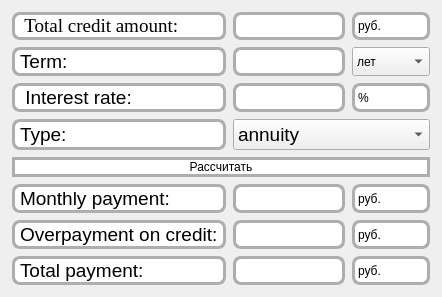
          <widget class="QWidget" name="widget">
           <attribute name="title">
            <string>Credit</string>
           </attribute>
           <layout class="QGridLayout" name="gridLayout_2">
            <item row="0" column="0">
             <layout class="QGridLayout" name="gridLayout_15" rowstretch="0,0,0,0,0,0,0,0,0" columnstretch="0,0,0">
              <property name="leftMargin">
               <number>1</number>
              </property>
              <property name="topMargin">
               <number>1</number>
              </property>
              <property name="rightMargin">
               <number>1</number>
              </property>
              <property name="bottomMargin">
               <number>1</number>
              </property>
              <property name="spacing">
               <number>7</number>
              </property>
              <item row="8" column="0">
               <widget class="QLabel" name="label_18">
                <property name="sizePolicy">
                 <sizepolicy hsizetype="Minimum" vsizetype="Minimum">
                  <horstretch>0</horstretch>
                  <verstretch>0</verstretch>
                 </sizepolicy>
                </property>
                <property name="font">
                 <font>
                  <family>.AppleSystemUIFont</family>
                  <pointsize>14</pointsize>
                  <italic>false</italic>
                  <bold>false</bold>
                 </font>
                </property>
                <property name="styleSheet">
                 <string notr="true">background-color:rgb(255, 255, 255);
border-radius:8px;
border: 3px solid rgb(175, 174, 174);
color: black;
font: 14pt &quot;.AppleSystemUIFont&quot;;
</string>
                </property>
                <property name="text">
                 <string>Total payment:</string>
                </property>
               </widget>
              </item>
              <item row="0" column="0">
               <widget class="QLabel" name="label_4">
                <property name="sizePolicy">
                 <sizepolicy hsizetype="Minimum" vsizetype="Minimum">
                  <horstretch>0</horstretch>
                  <verstretch>0</verstretch>
                 </sizepolicy>
                </property>
                <property name="font">
                 <font>
                  <family>Times New Roman</family>
                  <pointsize>14</pointsize>
                  <italic>false</italic>
                  <bold>false</bold>
                 </font>
                </property>
                <property name="styleSheet">
                 <string notr="true">background-color:rgb(255, 255, 255);
border-radius:8px;
border: 3px solid rgb(175, 174, 174);
color: black;
font: 14pt ;
</string>
                </property>
                <property name="text">
                 <string> Total credit amount:</string>
                </property>
               </widget>
              </item>
              <item row="1" column="2">
               <widget class="QComboBox" name="year_or_month">
                <property name="sizePolicy">
                 <sizepolicy hsizetype="Preferred" vsizetype="Preferred">
                  <horstretch>0</horstretch>
                  <verstretch>0</verstretch>
                 </sizepolicy>
                </property>
                <item>
                 <property name="text">
                  <string>лет</string>
                 </property>
                </item>
                <item>
                 <property name="text">
                  <string>месяцев</string>
                 </property>
                </item>
               </widget>
              </item>
              <item row="2" column="1">
               <widget class="QLineEdit" name="bid">
                <property name="sizePolicy">
                 <sizepolicy hsizetype="Minimum" vsizetype="Minimum">
                  <horstretch>0</horstretch>
                  <verstretch>0</verstretch>
                 </sizepolicy>
                </property>
                <property name="styleSheet">
                 <string notr="true">background-color:rgb(255, 255, 255);
border-radius:8px;
border: 3px solid rgb(175, 174, 174);
color:black
</string>
                </property>
               </widget>
              </item>
              <item row="8" column="1">
               <widget class="QLineEdit" name="total">
                <property name="sizePolicy">
                 <sizepolicy hsizetype="Minimum" vsizetype="Minimum">
                  <horstretch>0</horstretch>
                  <verstretch>0</verstretch>
                 </sizepolicy>
                </property>
                <property name="styleSheet">
                 <string notr="true">background-color:rgb(255, 255, 255);
border-radius:8px;
border: 3px solid rgb(175, 174, 174);
color:black
</string>
                </property>
               </widget>
              </item>
              <item row="6" column="0">
               <widget class="QLabel" name="label_16">
                <property name="sizePolicy">
                 <sizepolicy hsizetype="Minimum" vsizetype="Minimum">
                  <horstretch>0</horstretch>
                  <verstretch>0</verstretch>
                 </sizepolicy>
                </property>
                <property name="font">
                 <font>
                  <family>.AppleSystemUIFont</family>
                  <pointsize>14</pointsize>
                  <italic>false</italic>
                  <bold>false</bold>
                 </font>
                </property>
                <property name="styleSheet">
                 <string notr="true">background-color:rgb(255, 255, 255);
border-radius:8px;
border: 3px solid rgb(175, 174, 174);
color: black;
font: 14pt &quot;.AppleSystemUIFont&quot;;
</string>
                </property>
                <property name="text">
                 <string>Monthly payment:</string>
                </property>
               </widget>
              </item>
              <item row="6" column="1">
               <widget class="QLineEdit" name="month">
                <property name="sizePolicy">
                 <sizepolicy hsizetype="Minimum" vsizetype="Minimum">
                  <horstretch>0</horstretch>
                  <verstretch>0</verstretch>
                 </sizepolicy>
                </property>
                <property name="styleSheet">
                 <string notr="true">background-color:rgb(255, 255, 255);
border-radius:8px;
border: 3px solid rgb(175, 174, 174);
color:black
</string>
                </property>
               </widget>
              </item>
              <item row="4" column="1" colspan="2">
               <widget class="QComboBox" name="type">
                <property name="sizePolicy">
                 <sizepolicy hsizetype="Minimum" vsizetype="Minimum">
                  <horstretch>0</horstretch>
                  <verstretch>0</verstretch>
                 </sizepolicy>
                </property>
                <property name="font">
                 <font>
                  <family>.AppleSystemUIFont</family>
                  <pointsize>14</pointsize>
                  <italic>false</italic>
                  <bold>false</bold>
                 </font>
                </property>
                <property name="styleSheet">
                 <string notr="true">font: 14pt &quot;.AppleSystemUIFont&quot;;</string>
                </property>
                <property name="insertPolicy">
                 <enum>QComboBox::InsertAtBottom</enum>
                </property>
                <item>
                 <property name="text">
                  <string>annuity</string>
                 </property>
                </item>
                <item>
                 <property name="text">
                  <string>differentiated</string>
                 </property>
                </item>
               </widget>
              </item>
              <item row="4" column="0">
               <widget class="QLabel" name="label_10">
                <property name="sizePolicy">
                 <sizepolicy hsizetype="Minimum" vsizetype="Minimum">
                  <horstretch>0</horstretch>
                  <verstretch>0</verstretch>
                 </sizepolicy>
                </property>
                <property name="font">
                 <font>
                  <family>.AppleSystemUIFont</family>
                  <pointsize>14</pointsize>
                  <italic>false</italic>
                  <bold>false</bold>
                 </font>
                </property>
                <property name="styleSheet">
                 <string notr="true">background-color:rgb(255, 255, 255);
border-radius:8px;
border: 3px solid rgb(175, 174, 174);
color: black;
font: 14pt &quot;.AppleSystemUIFont&quot;;
</string>
                </property>
                <property name="text">
                 <string>Type:</string>
                </property>
               </widget>
              </item>
              <item row="1" column="0">
               <widget class="QLabel" name="label_5">
                <property name="sizePolicy">
                 <sizepolicy hsizetype="Minimum" vsizetype="Minimum">
                  <horstretch>0</horstretch>
                  <verstretch>0</verstretch>
                 </sizepolicy>
                </property>
                <property name="font">
                 <font>
                  <family>.AppleSystemUIFont</family>
                  <pointsize>14</pointsize>
                  <italic>false</italic>
                  <bold>false</bold>
                 </font>
                </property>
                <property name="styleSheet">
                 <string notr="true">background-color:rgb(255, 255, 255);
border-radius:8px;
border: 3px solid rgb(175, 174, 174);
color: black;
font: 14pt &quot;.AppleSystemUIFont&quot;;
</string>
                </property>
                <property name="text">
                 <string>Term:</string>
                </property>
               </widget>
              </item>
              <item row="0" column="1">
               <widget class="QLineEdit" name="sum">
                <property name="sizePolicy">
                 <sizepolicy hsizetype="Expanding" vsizetype="Minimum">
                  <horstretch>0</horstretch>
                  <verstretch>0</verstretch>
                 </sizepolicy>
                </property>
                <property name="styleSheet">
                 <string notr="true">background-color:rgb(255, 255, 255);
border-radius:8px;
border: 3px solid rgb(175, 174, 174);
color:black
</string>
                </property>
               </widget>
              </item>
              <item row="2" column="0">
               <widget class="QLabel" name="label_6">
                <property name="sizePolicy">
                 <sizepolicy hsizetype="Minimum" vsizetype="Minimum">
                  <horstretch>0</horstretch>
                  <verstretch>0</verstretch>
                 </sizepolicy>
                </property>
                <property name="font">
                 <font>
                  <family>.AppleSystemUIFont</family>
                  <pointsize>14</pointsize>
                  <italic>false</italic>
                  <bold>false</bold>
                 </font>
                </property>
                <property name="styleSheet">
                 <string notr="true">background-color:rgb(255, 255, 255);
border-radius:8px;
border: 3px solid rgb(175, 174, 174);
color: black;
font: 14pt &quot;.AppleSystemUIFont&quot;;
</string>
                </property>
                <property name="text">
                 <string> Interest rate:</string>
                </property>
               </widget>
              </item>
              <item row="7" column="0">
               <widget class="QLabel" name="label_17">
                <property name="sizePolicy">
                 <sizepolicy hsizetype="Minimum" vsizetype="Minimum">
                  <horstretch>0</horstretch>
                  <verstretch>0</verstretch>
                 </sizepolicy>
                </property>
                <property name="font">
                 <font>
                  <family>.AppleSystemUIFont</family>
                  <pointsize>14</pointsize>
                  <italic>false</italic>
                  <bold>false</bold>
                 </font>
                </property>
                <property name="styleSheet">
                 <string notr="true">background-color:rgb(255, 255, 255);
border-radius:8px;
border: 3px solid rgb(175, 174, 174);
color: black;
font: 14pt &quot;.AppleSystemUIFont&quot;;
</string>
                </property>
                <property name="text">
                 <string>Overpayment on credit:</string>
                </property>
               </widget>
              </item>
              <item row="7" column="1">
               <widget class="QLineEdit" name="overpayment">
                <property name="sizePolicy">
                 <sizepolicy hsizetype="Minimum" vsizetype="Minimum">
                  <horstretch>0</horstretch>
                  <verstretch>0</verstretch>
                 </sizepolicy>
                </property>
                <property name="styleSheet">
                 <string notr="true">background-color:rgb(255, 255, 255);
border-radius:8px;
border: 3px solid rgb(175, 174, 174);
color:black
</string>
                </property>
               </widget>
              </item>
              <item row="1" column="1">
               <widget class="QLineEdit" name="credit_term">
                <property name="sizePolicy">
                 <sizepolicy hsizetype="Expanding" vsizetype="Minimum">
                  <horstretch>0</horstretch>
                  <verstretch>0</verstretch>
                 </sizepolicy>
                </property>
                <property name="styleSheet">
                 <string notr="true">background-color:rgb(255, 255, 255);
border-radius:8px;
border: 3px solid rgb(175, 174, 174);
color:black
</string>
                </property>
               </widget>
              </item>
              <item row="5" column="0" colspan="3">
               <widget class="QPushButton" name="pushButton">
                <property name="sizePolicy">
                 <sizepolicy hsizetype="Minimum" vsizetype="Minimum">
                  <horstretch>0</horstretch>
                  <verstretch>0</verstretch>
                 </sizepolicy>
                </property>
                <property name="styleSheet">
                 <string notr="true">background-color:rgb(255, 255, 255);
border-radius:18px;
border: 3px solid rgb(175, 174, 174);
font: 700 16pt &quot;Segoe UI&quot;;
color: black</string>
                </property>
                <property name="text">
                 <string>Рассчитать</string>
                </property>
               </widget>
              </item>
              <item row="0" column="2">
               <widget class="QLabel" name="label_19">
                <property name="styleSheet">
                 <string notr="true">background-color:rgb(255, 255, 255);
border-radius:8px;
border: 3px solid rgb(175, 174, 174);
color: black
</string>
                </property>
                <property name="text">
                 <string>руб.</string>
                </property>
               </widget>
              </item>
              <item row="2" column="2">
               <widget class="QLabel" name="label_20">
                <property name="styleSheet">
                 <string notr="true">background-color:rgb(255, 255, 255);
border-radius:8px;
border: 3px solid rgb(175, 174, 174);
color: black
</string>
                </property>
                <property name="text">
                 <string>%</string>
                </property>
               </widget>
              </item>
              <item row="6" column="2">
               <widget class="QLabel" name="label_21">
                <property name="styleSheet">
                 <string notr="true">background-color:rgb(255, 255, 255);
border-radius:8px;
border: 3px solid rgb(175, 174, 174);
color: black
</string>
                </property>
                <property name="text">
                 <string>руб.</string>
                </property>
               </widget>
              </item>
              <item row="7" column="2">
               <widget class="QLabel" name="label_22">
                <property name="styleSheet">
                 <string notr="true">background-color:rgb(255, 255, 255);
border-radius:8px;
border: 3px solid rgb(175, 174, 174);
color: black
</string>
                </property>
                <property name="text">
                 <string>руб.</string>
                </property>
               </widget>
              </item>
              <item row="8" column="2">
               <widget class="QLabel" name="label_23">
                <property name="styleSheet">
                 <string notr="true">background-color:rgb(255, 255, 255);
border-radius:8px;
border: 3px solid rgb(175, 174, 174);
color: black
</string>
                </property>
                <property name="text">
                 <string>руб.</string>
                </property>
               </widget>
              </item>
             </layout>
            </item>
           </layout>
          </widget>
